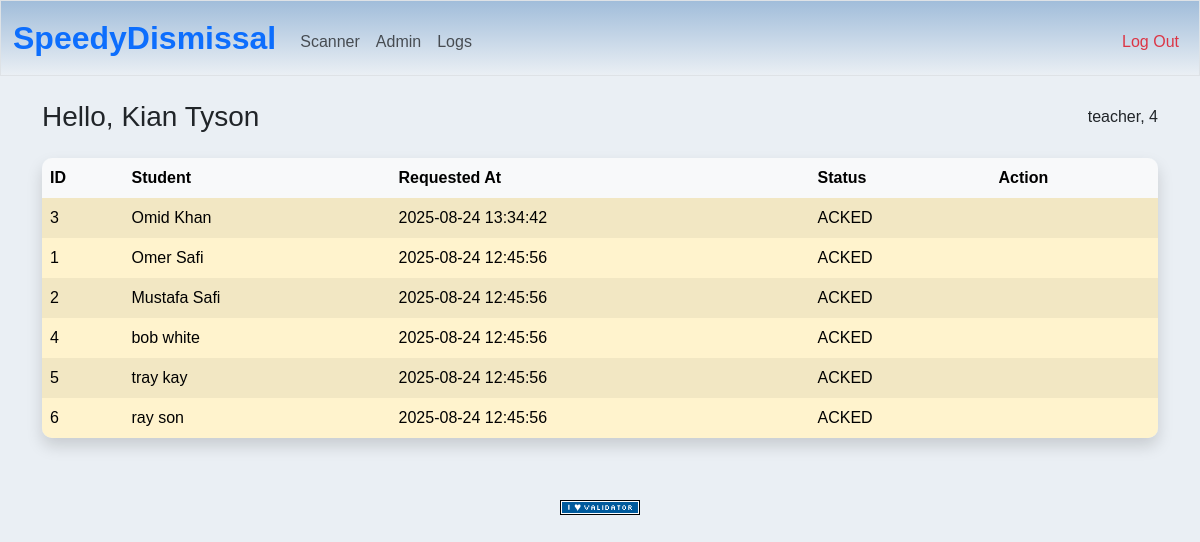
/ (signed in), run on an earlier commit of the app's database.
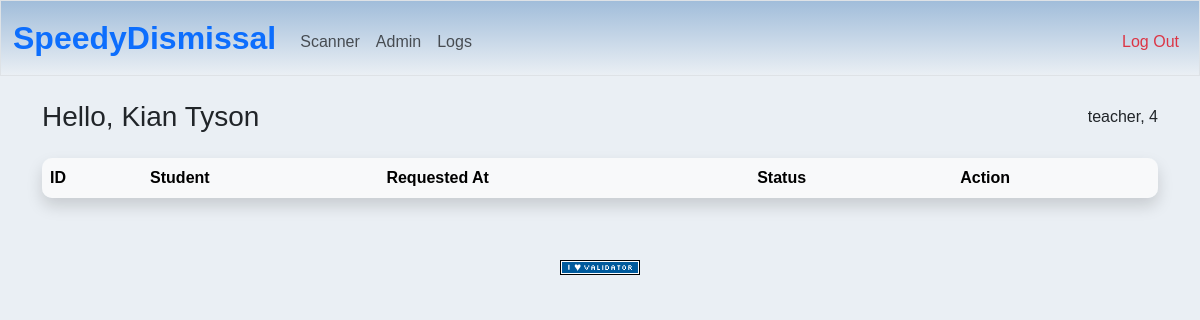
And on a later commit of the database.
### tables this page shows
CREATE TABLE pickup_students (
  pickup_id   INTEGER NOT NULL REFERENCES pickups(id) ON DELETE CASCADE,
  student_id  INTEGER NOT NULL REFERENCES students(id),
  status      TEXT NOT NULL DEFAULT 'PENDING'
               CHECK (status IN ('PENDING','ACKED','READY_AT_EXIT','COMPLETE','NOT_FOUND')), sent_at TEXT DEFAULT NULL,
  PRIMARY KEY (pickup_id, student_id)
);

CREATE TABLE students (
  id         INTEGER PRIMARY KEY,
  first_name TEXT NOT NULL,
  last_name  TEXT NOT NULL,
  grade      TEXT NOT NULL,
  group_id   INTEGER REFERENCES groups(id) ON DELETE SET NULL,
  active     INTEGER NOT NULL DEFAULT 1
);

CREATE TABLE pickups (
  id            INTEGER PRIMARY KEY,
  token_id      INTEGER NOT NULL REFERENCES tokens(id),
  requested_at  TEXT NOT NULL DEFAULT (datetime('now')),
  requested_by  INTEGER REFERENCES users(id), -- proctor user id; nullable for test
  status        TEXT NOT NULL DEFAULT 'PENDING'
                 CHECK (status IN ('PENDING','ACKED','READY_AT_EXIT','COMPLETE','CANCELLED')),
  note          TEXT
);

### app.py (the view)
@app.route("/")
@login_required
def index():
    user = db.execute("SELECT first_name, last_name, role, group_id FROM users WHERE id = ?", session["user_id"])
    students = db.execute("SELECT ps.pickup_id, s.id AS student_id, s.first_name || ' ' || s.last_name AS student, p.requested_at, ps.status FROM pickup_students ps JOIN students s ON s.id = ps.student_id JOIN pickups  p ON p.id = ps.pickup_id WHERE s.group_id = (SELECT group_id FROM users WHERE id = ?) ORDER BY CASE WHEN ps.status = 'PENDING' THEN 0 ELSE 1 END, p.requested_at DESC;", session["user_id"])
    return render_template("index.html", user=user, students=students)

### app.py (called while the page is built)
@app.after_request
def after_request(response):
    response.headers["Cache-Control"] = "no-cache, no-store, must-revalidate"
    response.headers["Expires"] = 0
    response.headers["Pragma"] = "no-cache"
    return response

### helpers.py (called while the page is built)
def login_required(f):
    @wraps(f)
    def decorated_function(*args, **kwargs):
        if session.get("user_id") is None:
            return redirect("/login")
        return f(*args, **kwargs)
    return decorated_function

### templates/index.html (shortened to what this page needs)
{% extends "layout.html" %}
{% block main %}
    <div class="container-fluid index-page">
        <div class="row">
            <div class="col-12">
                <div class="intro-main">
                    <h3>Hello, {{user[0].first_name}} {{user[0].last_name}}</h3>
                    <h6>{{user[0].role | lower}}, <span id="group_id">{{user[0].group_id}}</span></h6>
                </div>
                <div class="table-responsive mt-3">
                    <table class="table table-striped table-bordered align-middle table-hover shadow">
                        <thead class="table-light">
                            <tr>
                                <th>ID</th>
                                <th>Student</th>
                                <th>Requested At</th>
                                <th>Status</th>
                                <th>Action</th>
                            </tr>
                        </thead>
                        <tbody>
                            {% for student in students %}
                                <tr id="student-{{student.student_id}}"
                                    class="{{ 'table-success' if student.status == 'SENT' else 'table-warning' }}">
                                    <td>{{student.student_id}}</td>
                                    <td class="student_name">{{student.student}}</td>
                                    <td class="requested_at">{{student.requested_at}}</td>
                                    <td class="status">{{student.status}}</td>
                                    <td class="action">
                                    </td>
                                </tr>
                            {% endfor %}
                        </tbody>
                    </table>
                </div>
            </div>
        </div>
    </div>
{% endblock %}

What changed in the data, as far as the page shows it:
removed pickup_students: student_id "3", student "Omid Khan", requested_at "2025-08-24 13:34:42", status "ACKED"
removed pickup_students: student_id "1", student "Omer Safi", requested_at "2025-08-24 12:45:56", status "ACKED"
removed pickup_students: student_id "2", student "Mustafa Safi", requested_at "2025-08-24 12:45:56", status "ACKED"
removed pickup_students: student_id "4", student "bob white", requested_at "2025-08-24 12:45:56", status "ACKED"
removed pickup_students: student_id "5", student "tray kay", requested_at "2025-08-24 12:45:56", status "ACKED"
removed pickup_students: student_id "6", student "ray son", requested_at "2025-08-24 12:45:56", status "ACKED"
